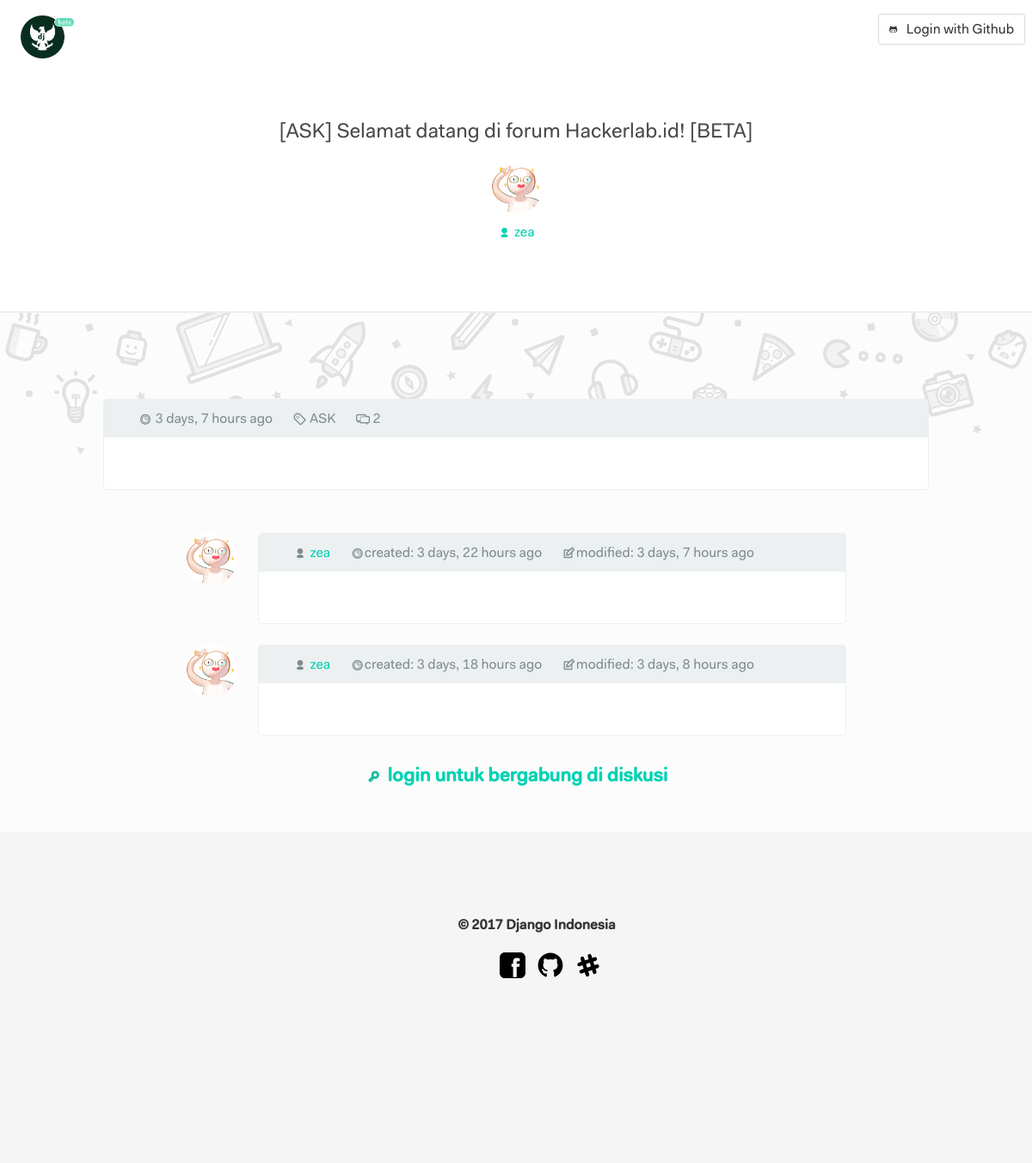
/thread/1/, run on the app's committed database.
### app_forum/models.py (models this page shows, shortened)
class Forum(models.Model):
    forum_author = models.ForeignKey(
        Profile,
        related_name='user_forums',
        null=True,
        blank=True,
        on_delete=models.CASCADE
    )
    forum_title = models.CharField(
        max_length=225,
        verbose_name=u'Title',
        blank=False,
        null=False
    )
    forum_category = models.ForeignKey(
        'Category',
        verbose_name=u'Category',
    )
    forum_content = MarkdownxField(
        verbose_name=u'Content (Use Markdown)',
    )
    is_created = models.DateTimeField(
        auto_now_add=True,
        null=True,
        blank=True
    )
    is_modified = models.DateTimeField(
        auto_now=True,
        null=True,
        blank=True
    )
    is_hot = models.BooleanField(
        default=False
    )
    is_closed = models.BooleanField(
        default=False
    )

class Category(models.Model):
    id = models.AutoField(
        primary_key=True
    )
    category_title = models.CharField(
        max_length=200,
        verbose_name=u'Category Name',
        blank=False,
        null=False
    )
    slug = AutoSlugField(
        populate_from='category_title',
        unique=True
    )
    class Meta:
        verbose_name_plural = "Categories"
    def __str__(self):
        return str(self.category_title)

class Comment(models.Model):
    forum = models.ForeignKey(
        'Forum',
        related_name='forum_comments'
    )
    comment_author = models.ForeignKey(
        Profile,
        related_name='user_comments',
        null=True,
        blank=True,
        on_delete=models.CASCADE
    )
    comment_content = MarkdownxField(
        verbose_name=u'Markdown',
    )
    is_created = models.DateTimeField(
        auto_now_add=True,
    )
    is_modified = models.DateTimeField(
        auto_now=True,
        null=True,
        blank=True
    )

### app_author/models.py (models this page shows)
class Profile(models.Model):
    user = models.OneToOneField(
        User,
        on_delete=models.CASCADE
    )
    profile_picture = models.ImageField(
        upload_to='images/%Y/%m/%d',
        validators=[validate_image],
        blank=True,
        null=True
    )
    profile_name = models.CharField(
        verbose_name='Name',
        null=True,
        blank=True,
        max_length=50
    )
    profile_email = models.EmailField(
        verbose_name='Email Address',
        null=True,
        blank=True
    )
    profile_location = models.CharField(
        verbose_name='Origin/City',
        null=True,
        blank=True,
        max_length=50
    )
    profile_github = models.URLField(
        verbose_name='Github URL',
        null=True,
        blank=True
    )
    slug = AutoSlugField(
        populate_from='user',
        blank=False,
        null=False
    )
    is_created = models.DateTimeField(
        default=datetime.datetime.now,
        null=True,
        blank=True
    )
    is_moderator = models.BooleanField(
        default=False,
    )
    def __str__(self):
        return str(self.user)

### app_forum/views.py (the view)
# urls.py: url(r'^thread/(?P<pk>[-\w]+)/$', views.forum_single_view, name='forum_single'),
def forum_single_view(request, pk):
    forum = get_object_or_404(Forum, pk=pk)
    forum_comments = Comment.objects.filter(forum=forum.id)
    form = CommentForm()
    template = 'app_forum/main/forum_single.html'
    context = {'forum': forum, 'forum_comments': forum_comments, 'form': form}
    if request.method == "POST":
        form = CommentForm(request.POST)
        if form.is_valid():
            comment = form.save(commit=False)
            comment.comment_author = Profile.objects.get(user=request.user)
            comment.created_date = datetime.now()
            comment.forum = forum
            comment.save()
            return redirect('forum_single', pk=forum.pk)
    else:
        return render(request, template, context)

### app_forum/templatetags/show_markdown.py (called while the page is built)
@register.filter
def show_markdown(text):
    return markdownify(text)

### app_forum/templates/app_forum/main/forum_single.html (shortened to what this page needs)
{% extends "app_forum/main/forum_base.html" %}
{% load humanize %}
{% load crispy_forms_tags %}
{% load socialaccount %}
{% load show_markdown %}
{% load staticfiles %}
{% block content %}
    <div class="dj-forum-single-wrapper">
        <div class="container">
            <div class="columns">
                <div class="column">
                    <div class="dj-forum-single-heading">
                        <h1>[{{ forum.forum_category }}] {{ forum.forum_title }}</h1>
                        <div class="dj-forum-single-author-wrapper">
                             {% if forum.forum_author.profile_picture %}
                            <div class="dj-author-avatar-rounded" style="background: url('{{ request.META.HTTP_NAME }}/media/{{ forum.forum_author.profile_picture }}') no-repeat center center; background-size: cover;"></div>
                            {% else %}
                            <div class="dj-author-avatar-rounded" style="background: url('{% static "img/you-face.gif" %}') no-repeat center center; background-size: cover;"></div>
                            {% endif %}
                        </div>
                        <a href="{% url "author_single" slug=forum.forum_author.slug %}" class=""><span class="typcn typcn-user"></span> {{ forum.forum_author }}</a>
                    </div>
                </div>
            </div>
        </div>
    </div>
    {% include "app_forum/partials/_doodle.html" %}
    <div class="dj-forum-single-body-wrapper">
        <div class="dj-forum-single-content-wrapper">
            <div class="container-narrow">
                <div class="columns">
                    <div class="column">
                        <div class="dj-forum-single-box">
                            <div class="dj-forum-single-box-meta">
                                <ul>
                                    <li><span class="typcn typcn-time"></span> {{ forum.is_created|naturaltime }}</li>
                                    <li><span class="typcn typcn-tag"></span> {{ forum.forum_category }}</li>
                                    <li><span class="typcn typcn-messages"></span> {{ forum.forum_comments.count }}</li>
                                </ul>
                            </div>
                            <div class="dj-forum-single-content">
                            </div>
                        </div>
                    </div>
                </div>
            </div>
        </div>
        <div class="dj-forum-single-comments-wrapper">
            <div class="container-narrow-2">
                {% for comment in forum_comments %}
                <div class="columns">
                    <div class="column is-narrow">
                        {% if comment.comment_author.profile_picture %}
                        <div class="dj-author-avatar-rounded" style="background: url('{{ request.META.HTTP_NAME }}/media/{{ comment.comment_author.profile_picture }}') no-repeat center center; background-size: cover;"></div>
                        {% else %}
                        <div class="dj-author-avatar-rounded" style="background: url('{% static "img/you-face.gif" %}') no-repeat center center; background-size: cover;"></div>
                        {% endif %}
                    </div>
                    <div class="column">
                        <div class="dj-forum-single-box-comment">
                            <div class="dj-forum-single-box-meta-comment">
                                <ul>
                                    <li><span class="typcn typcn-user"></span> <a href="{% url 'author_single' slug=comment.comment_author.slug %}">{{ comment.comment_author }}</a></li>
                                    <li><span class="typcn typcn-time"></span>created: {{ comment.is_created|naturaltime }}</li>
                                    <li><span class="typcn typcn-edit"></span>modified: {{ comment.is_modified|naturaltime }}</li>
                                </ul>
                            </div>
                            <div class="dj-forum-single-content-comment">
                            </div>
                        </div>
                    </div>
                </div>
                {% endfor %}
            </div>
        </div>
       {% if request.user.is_authenticated and forum.is_closed != True %}
       <div class="dj-forum-single-comment-form-wrapper">
            <div class="container-narrow-3">
                <div class="columns">
                    <div class="column is-narrow">
                        <div class="dj-author-avatar-rounded" style="background: url('{{ request.META.HTTP_NAME }}/media/{{ request.user.profile.profile_picture }}') no-repeat center center; background-size: cover;">
                        </div>
                    </div>
                    <div class="column">
                        <div>
                            <form action="" enctype="multipart/form-data" method="post">{% csrf_token %}
                                <div class="form-group">
                                    {{ form.comment_content|as_crispy_field|safe }}
                                </div>
                                <button class="button is-primary" type='submit'>Submit</button>
                            </form>
                        </div>
                    </div>
                </div>
            </div>
       </div>
       {% elif request.user.is_authenticated and forum.misc_closed != False %}
       <div class="dj-forum-closed">
           <h4><span class="typcn typcn-lock-closed" style="color: #f1c40f;"></span> thread closed</h4>
       </div>
        {% elif request.user.is_anonymous %}
        <div class="dj-forum-closed">
            <h4><a href="{% provider_login_url "github" process="login" %}"><span class="typcn typcn-key" style="color: #1abc9c;"></span> login untuk bergabung di diskusi</a></h4>
        </div>
       {% endif %}
    </div>
{% endblock %}

### data on the page
Forum: forum_category "ASK", forum_title "Selamat datang di forum Hackerlab.id! [BETA]", forum_author "zea", is_created "3 days, 7 hours ago", forum_comments.count "2"
Comment: comment_author "zea", is_created "3 days, 22 hours ago", is_modified "3 days, 7 hours ago"
Comment: comment_author "zea", is_created "3 days, 18 hours ago", is_modified "3 days, 8 hours ago"
